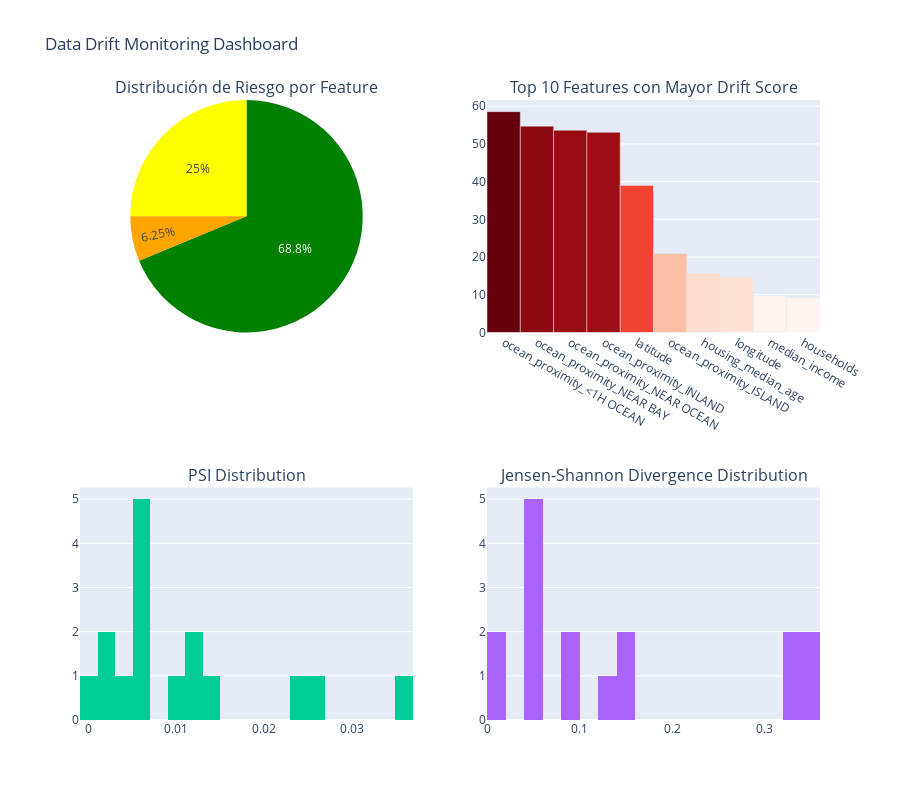

Notebook code cell kept with this figure:
### Markdown cell above
### 7.1 Dashboard de Métricas de Drift

### Code cell
# Crear dashboard con métricas principales
fig = make_subplots(
    rows=2, cols=2,
    subplot_titles=(
        'Distribución de Riesgo por Feature',
        'Top 10 Features con Mayor Drift Score',
        'PSI Distribution',
        'Jensen-Shannon Divergence Distribution'
    ),
    specs=[
        [{'type': 'pie'}, {'type': 'bar'}],
        [{'type': 'histogram'}, {'type': 'histogram'}]
    ]
)

# 1. Pie chart de distribución de riesgo
risk_counts = drift_summary['risk_level'].value_counts()
fig.add_trace(
    go.Pie(labels=risk_counts.index, values=risk_counts.values, 
           marker=dict(colors=['green', 'yellow', 'orange', 'red'])),
    row=1, col=1
)

# 2. Bar chart de top 10 features
top_10 = drift_summary.head(10)
fig.add_trace(
    go.Bar(x=top_10['feature'], y=top_10['drift_score'],
           marker=dict(color=top_10['drift_score'], colorscale='Reds')),
    row=1, col=2
)

# 3. Histograma de PSI
fig.add_trace(
    go.Histogram(x=drift_summary['psi'], nbinsx=30, name='PSI'),
    row=2, col=1
)

# 4. Histograma de JS divergence
fig.add_trace(
    go.Histogram(x=drift_summary['js_divergence'], nbinsx=30, name='JS Div'),
    row=2, col=2
)

fig.update_layout(height=800, showlegend=False, title_text="Data Drift Monitoring Dashboard")
fig.show()

# Guardar figura
fig.write_html(os.path.join(MONITORING_DIR, f'drift_dashboard_{timestamp}.html'))
print(f"✓ Dashboard guardado: drift_dashboard_{timestamp}.html")

### Figure 1 — Plotly figure (JSON) as saved in the notebook; plotly's stock layout.template omitted (floating-point values rounded to 4 significant figures)
{"data": [{"domain": {"x": [0, 0.45], "y": [0.625, 1]}, "labels": ["🟢 Bajo", "🟠 Alto", "🟡 Moderado"], "marker": {"colors": ["green", "yellow", "orange", "red"]}, "type": "pie", "values": [11, 4, 1]}, {"marker": {"color": [58.56, 54.71, 53.62, 53.08, 39.0, 20.92, 15.65, 14.81, 9.66, 9.179], "colorscale": [[0, "rgb(255,245,240)"], [0.125, "rgb(254,224,210)"], [0.25, "rgb(252,187,161)"], [0.375, "rgb(252,146,114)"], [0.5, "rgb(251,106,74)"], [0.625, "rgb(239,59,44)"], [0.75, "rgb(203,24,29)"], [0.875, "rgb(165,15,21)"], [1, "rgb(103,0,13)"]]}, "type": "bar", "x": ["ocean_proximity_<1H OCEAN", "ocean_proximity_NEAR BAY", "ocean_proximity_NEAR OCEAN", "ocean_proximity_INLAND", "latitude", "ocean_proximity_ISLAND", "housing_median_age", "longitude", "median_income", "households"], "xaxis": "x", "y": [58.56, 54.71, 53.62, 53.08, 39.0, 20.92, 15.65, 14.81, 9.66, 9.179], "yaxis": "y"}, {"name": "PSI", "nbinsx": 30, "type": "histogram", "x": [0.0261, 0.001633, 0.001551, 0.00538, 0.03566, 0, 0.01474, 0.02486, 0.01126, 0.00912, 0.006915, 0.004508, 0.006175, 0.005959, 0.00659, 0.01156], "xaxis": "x2", "yaxis": "y2"}, {"name": "JS Div", "nbinsx": 30, "type": "histogram", "x": [0.3595, 0.3455, 0.3346, 0.3254, 0.1544, 0.009163, 0.1417, 0.1233, 0.08533, 0.08267, 0.05707, 0.05813, 0.05426, 0.05439, 0.0409, 0.01212], "xaxis": "x3", "yaxis": "y3"}], "layout": {"annotations": [{"font": {"size": 16}, "showarrow": false, "text": "Distribución de Riesgo por Feature", "x": 0.225, "xanchor": "center", "xref": "paper", "y": 1, "yanchor": "bottom", "yref": "paper"}, {"font": {"size": 16}, "showarrow": false, "text": "Top 10 Features con Mayor Drift Score", "x": 0.775, "xanchor": "center", "xref": "paper", "y": 1, "yanchor": "bottom", "yref": "paper"}, {"font": {"size": 16}, "showarrow": false, "text": "PSI Distribution", "x": 0.225, "xanchor": "center", "xref": "paper", "y": 0.375, "yanchor": "bottom", "yref": "paper"}, {"font": {"size": 16}, "showarrow": false, "text": "Jensen-Shannon Divergence Distribution", "x": 0.775, "xanchor": "center", "xref": "paper", "y": 0.375, "yanchor": "bottom", "yref": "paper"}], "height": 800, "showlegend": false, "title": {"text": "Data Drift Monitoring Dashboard"}, "xaxis": {"anchor": "y", "domain": [0.55, 1]}, "xaxis2": {"anchor": "y2", "domain": [0, 0.45]}, "xaxis3": {"anchor": "y3", "domain": [0.55, 1]}, "yaxis": {"anchor": "x", "domain": [0.625, 1]}, "yaxis2": {"anchor": "x2", "domain": [0, 0.375]}, "yaxis3": {"anchor": "x3", "domain": [0, 0.375]}}}
